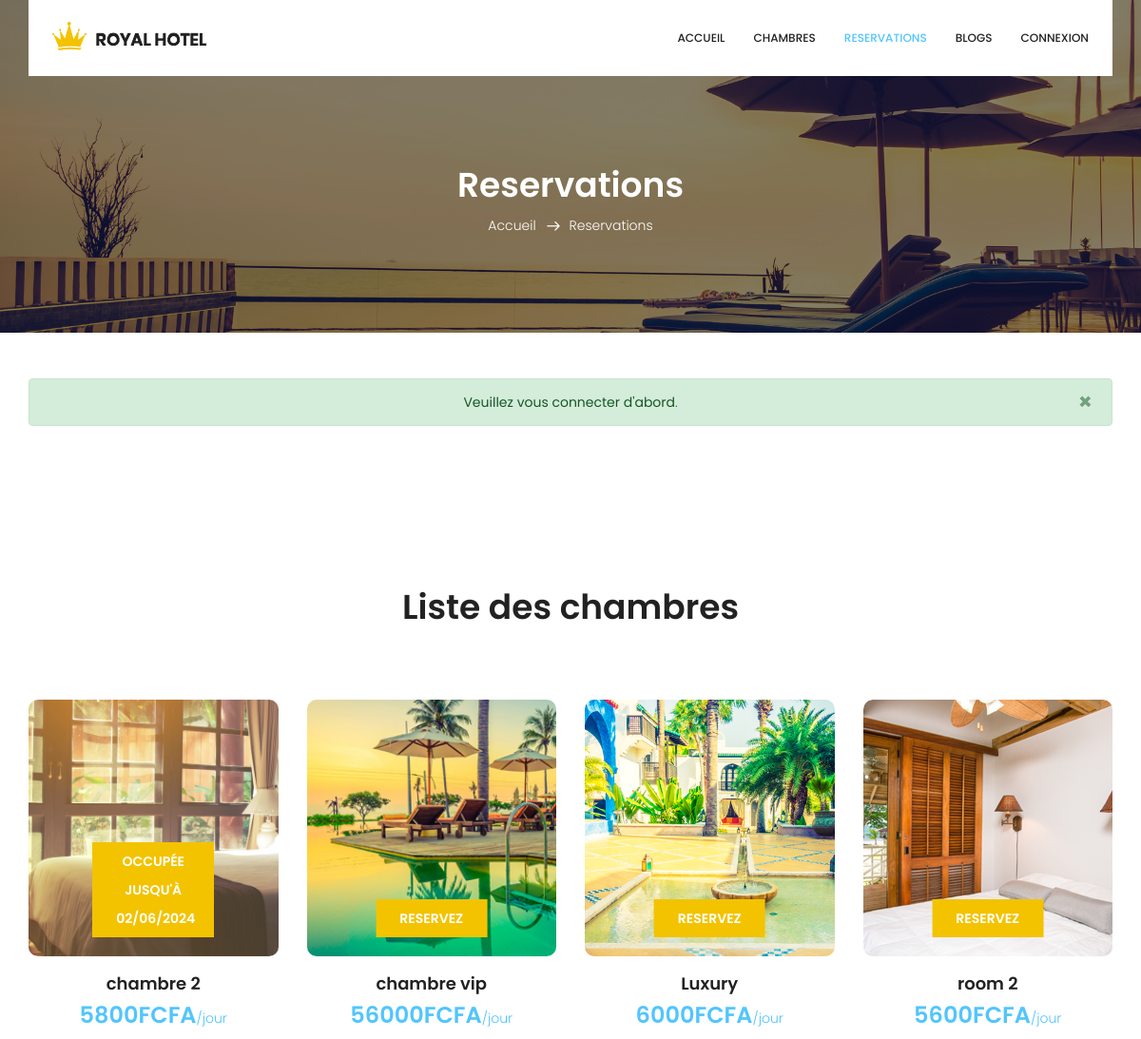
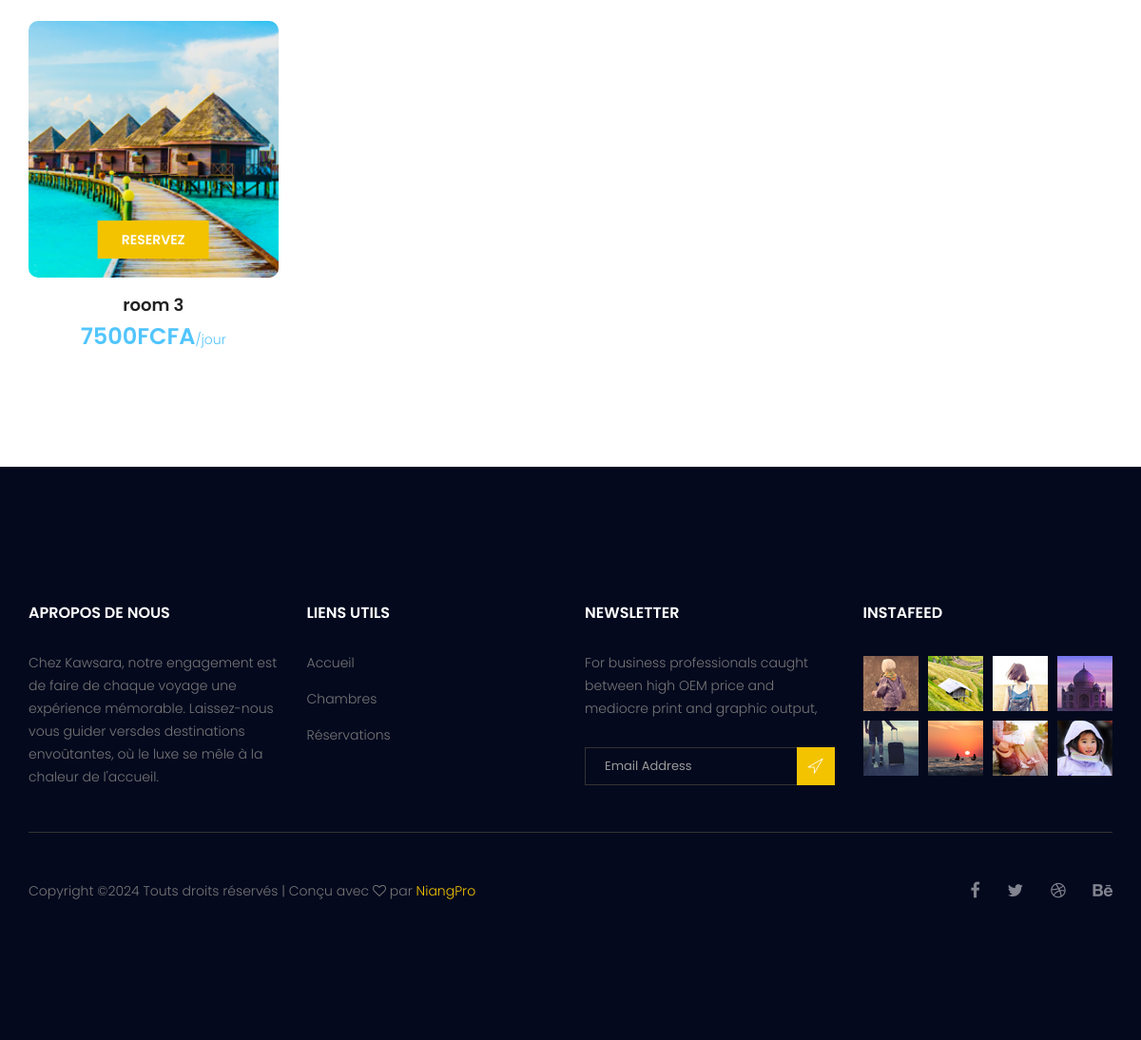
/?page=reservation&id=3, run on the app's committed database (2 pictures, top to bottom).
### tables this page shows
CREATE TABLE `chambres` (
  `id` int(11) NOT NULL,
  `nom` varchar(255) NOT NULL,
  `prix` double NOT NULL,
  `description` text NOT NULL,
  `image` varchar(255) NOT NULL,
  `statut` int(11) NOT NULL DEFAULT 0
);

CREATE TABLE `reservations` (
  `id` int(11) NOT NULL,
  `reference` varchar(255) NOT NULL,
  `date_debut` date NOT NULL,
  `date_fin` date NOT NULL,
  `prix_total` float NOT NULL,
  `client_id` int(11) NOT NULL,
  `chambre_id` int(11) NOT NULL,
  `statut` int(11) NOT NULL
);

### includes/mesFonctions.php (called while the page is built, shortened)
<?php
function estAdmin()
{
    return false;
}
function estEmploye()
{
    return false;
}
function pagination($table, $limite = 10){
    $page = isset($_GET["numero"]) ? $_GET["numero"] : 1;
    $debut = ($page - 1) * $limite;
    $elements = elementsPageActuelle($table, $debut, $limite);
    $totalElements = nombreTotalElements($table);
    $totalPages = ceil($totalElements / $limite);
    return [$elements, $totalPages, $page];
}
function dateFin($id){
    $c = dateChambreReservee($id);
    return $c ? $c->date_fin : null;
}

### controllers/reservationController.php (called while the page is built, shortened)
<?php
$data = pagination("chambres", 8);
$chambresSimilaires = $data[0];
require_once("views/reservation.php");

### models/database.php (called while the page is built, shortened)
<?php
try {
    $db = new PDO("mysql:host=localhost;dbname=kawsara", "root", "");
} catch (PDOException $th) {
    setMessage($th->getMessage(), "danger");
}
function elementsPageActuelle($table, $debut, $limite){
    global $db;
    try {
        $q = $db->prepare("SELECT * FROM $table LIMIT $debut, $limite");
        $q->execute();
        return $q->fetchAll(PDO::FETCH_OBJ);
    } catch (PDOException $th) {
        setMessage($th->getMessage(), "danger");
    }
}
function nombreTotalElements($table){
    global $db;
    try {
        $q = $db->prepare("SELECT COUNT(*) FROM $table");
        $q->execute();
        return $q->fetchColumn();
    } catch (PDOException $th) {
        setMessage($th->getMessage(), "danger");
    }
}
function dateChambreReservee($id){
    global $db;
    try {
        $q = $db->prepare("SELECT date_fin
                        FROM chambres c, reservations r
                        WHERE c.id = r.chambre_id AND c.id = :id
                        ORDER BY r.id DESC");
        $q->execute(["id"=> $id]);
        return $q->fetch(PDO::FETCH_OBJ);
    } catch (PDOException $th) {
        setMessage($th->getMessage(), "danger");
    }
}

### views/reservation.php (the view, shortened to what this page needs)
<section class="breadcrumb_area">
    <div class="overlay bg-parallax" data-stellar-ratio="0.8" data-stellar-vertical-offset="0" data-background=""></div>
    <div class="container">
        <div class="page-cover text-center">
            <h2 class="page-cover-tittle">Reservations</h2>
            <ol class="breadcrumb">
                <li><a href="?page=home">Accueil</a></li>
                <li class="active">Reservations</li>
            </ol>
        </div>
    </div>
</section>
<section class="hotel_booking_area mt-5 mb-5">
    <div class="container">
        <?php require_once("includes/getMessage.php"); ?>
    </div>
</section>
<section class="accomodation_area section_gap">
    <div class="container">
        <div class="section_title text-center">
            <h2 class="title_color">Liste des chambres</h2>
        </div>
        <div class="row mb_30">
            <?php foreach ($chambresSimilaires as $c) : ?>
                <div class="col-lg-3 col-sm-6" id="<?= $c->id ?>">
                    <div class="accomodation_item text-center">
                        <div class="hotel_img">
                            <img src="images/<?= $c->image ?>" height="270" alt="">
                            <?php if ($c->statut == 0) : ?>
                                <a href="?page=reservation&id=<?= $c->id ?>" class="btn theme_btn button_hover">Reservez</a>
                            <?php else : ?>
                                <a href="?page=reservation&id=<?= $c->id ?>" class="btn theme_btn btn-danger button_hover">Occupée <br> jusqu'à <br> <?= date("d/m/Y", strtotime(dateFin($c->id))) ?></a>
                            <?php endif; ?>
                        </div>
                        <a href="?page=detailChambre&id=<?= $c->id ?>">
                            <h4 class="sec_h4"><?= $c->nom ?></h4>
                        </a>
                        <h5><?= $c->prix ?>FCFA<small>/jour</small></h5>
                    </div>
                </div>
            <?php endforeach; ?>
        </div>
    </div>
</section>

### index.php (shortened to what this page needs)
<?php
require_once("includes/mesFonctions.php");
require_once("models/database.php");
if (isset($_GET["page"])) {
    require_once("includes/entete.php");
    switch ($_GET["page"]) {
        case 'reservation':
            require_once("controllers/reservationController.php");
            break;
    }
} elseif (isset($_GET["logout"])) {
    require_once("controllers/logoutController.php");
} else {
    require_once("includes/entete.php");
    require_once("controllers/homeController.php");
}
require_once("includes/pied.php");

### includes/entete.php (shortened to what this page needs)
<!doctype html>
<html lang="en">
<head>
    <link rel="stylesheet" href="assets/css/bootstrap.css">
    <link rel="stylesheet" href="assets/vendors/linericon/style.css">
    <link rel="stylesheet" href="assets/css/font-awesome.min.css">
    <link rel="stylesheet" href="assets/vendors/owl-carousel/owl.carousel.min.css">
    <link rel="stylesheet" href="assets/vendors/bootstrap-datepicker/bootstrap-datetimepicker.min.css">
    <link rel="stylesheet" href="assets/vendors/nice-select/assets/css/nice-select.css">
    <link rel="stylesheet" href="assets/vendors/owl-carousel/owl.carousel.min.css">
    <link rel="stylesheet" href="assets/css/style.css">
    <link rel="stylesheet" href="assets/css/responsive.css">
    <link rel="stylesheet" href="https://cdn.datatables.net/2.0.3/css/dataTables.dataTables.css" />
    <?php if(isset($_GET["page"]) && $_GET["page"] == "reservation"): ?>
        <link rel="stylesheet" href="https://code.jquery.com/ui/1.12.1/themes/base/jquery-ui.css">
    <?php endif; ?>
</head>
<body>
    <header class="header_area">
        <div class="container">
            <nav class="navbar navbar-expand-lg navbar-light">
                <a class="navbar-brand logo_h" href="?page=home"><img src="assets/image/Logo.png" alt=""></a>
                <div class="collapse navbar-collapse offset" id="navbarSupportedContent">
                    <ul class="nav navbar-nav menu_nav ml-auto">
                        <?php if (estAdmin() || estEmploye()) : ?>
                            <li class="nav-item <?= isset($_GET['page']) && $_GET['page'] == 'dashboard' ? 'active' : '' ?>"><a class="nav-link" href="?page=dashboard">Tableau de bord</a></li>
                            <li class="nav-item <?= isset($_GET['page']) && $_GET['page'] == 'chambreAdmin' ? 'active' : '' ?>"><a class="nav-link" href="?page=chambreAdmin">Chambres</a></li>
                            <li class="nav-item <?= isset($_GET['page']) && $_GET['page'] == 'reservationAdmin' ? 'active' : '' ?>"><a class="nav-link" href="?page=reservationAdmin">Reservations</a></li>
                            <li class="nav-item <?= isset($_GET['page']) && $_GET['page'] == 'blogAdmin' ? 'active' : '' ?>"><a class="nav-link" href="?page=blogAdmin">Blogs</a></li>
                            <?php if(estAdmin()): ?>
                            <li class="nav-item <?= isset($_GET['page']) && $_GET['page'] == 'employeAdmin' ? 'active' : '' ?>"><a class="nav-link" href="?page=employeAdmin">Employés</a></li>
                            <?php endif; ?>
                            <li class="nav-item submenu dropdown">
                                <a href="#" class="nav-link dropdown-toggle text-warning" data-toggle="dropdown" role="button" aria-haspopup="true" aria-expanded="false"><?= ucfirst($_SESSION["user"]->prenom) ?></a>
                                <ul class="dropdown-menu">
                                    <li class="nav-item"><a class="nav-link" href="?page=profilEmploye">Mon profil</a></li>
                                    <li class="nav-item"><a class="nav-link" href="?logout">Déconnexion</a></li>
                                </ul>
                            </li>
                        <?php else : ?>
                            <li class="nav-item <?= !isset($_GET['page']) || (isset($_GET['page']) && $_GET['page'] == 'home') ? 'active' : '' ?>"><a class="nav-link" href="?page=home">Accueil</a></li>
                            <li class="nav-item <?= isset($_GET['page']) && $_GET['page'] == 'chambre' ? 'active' : '' ?>"><a class="nav-link" href="?page=chambre">Chambres</a></li>
                            <li class="nav-item <?= isset($_GET['page']) && $_GET['page'] == 'reservation' ? 'active' : '' ?>"><a class="nav-link" href="?page=reservation">Reservations</a></li>
                            <li class="nav-item <?= isset($_GET['page']) && $_GET['page'] == 'blog' ? 'active' : '' ?>"><a class="nav-link" href="?page=blog">Blogs</a></li>
                            <?php if (isset($_SESSION["user"])) : ?>
                                <li class="nav-item  <?= isset($_GET['page']) && $_GET['page'] == 'profil' ? 'active' : '' ?> submenu dropdown">
                                    <a href="#" class="nav-link dropdown-toggle" data-toggle="dropdown" role="button" aria-haspopup="true" aria-expanded="false"><i class="fa fa-user"></i> <?= $_SESSION["user"]->prenom ?></a>
                                    <ul class="dropdown-menu">
                                        <li class="nav-item"><a class="nav-link" href="?page=profil">Mon profil</a></li>
                                        <li class="nav-item"><a class="nav-link" href="?logout">Deconnexion</a></li>
                                    </ul>
                                </li>
                            <?php else : ?>
                                <li class="nav-item <?= isset($_GET['page']) && $_GET['page'] == 'login' ? 'active' : '' ?>"><a class="nav-link" href="?page=login">Connexion</a></li>
                            <?php endif; ?>
                        <?php endif; ?>
                    </ul>
                </div>
            </nav>
        </div>
    </header>

### includes/getMessage.php (shortened to what this page needs)
<?php
if (isset($_SESSION["message"]) && isset($_SESSION["message"]["content"])) {
    echo '
        <div class="container col-md-8 text-center alert alert-' . $_SESSION["message"]["type"] . ' alert-dismissible fade show" role="alert">
        <strong>' . $_SESSION["message"]["content"] . '</strong>.
        <button type="button" class="close" data-dismiss="alert" aria-label="Close">
            <span aria-hidden="true">&times;</span>
        </button>
        </div>
    ';
}

### includes/pied.php (shortened to what this page needs)
<footer class="footer-area section_gap">
    <div class="container">
        <div class="row">
            <div class="col-lg-3  col-md-6 col-sm-6">
                <div class="single-footer-widget">
                    <h6 class="footer_title">Apropos de nous</h6>
                    <p>
                    Chez Kawsara, notre engagement est de faire de chaque voyage une expérience mémorable.
                       Laissez-nous vous guider versdes destinations envoûtantes, où le luxe
                       se mêle à la chaleur de l'accueil.
                   </p>
                </div>
            </div>
            <div class="col-lg-3 col-md-6 col-sm-6">
                <div class="single-footer-widget">
                    <h6 class="footer_title">Liens Utils</h6>
                    <div class="row">
                        <div class="col-4">
                            <ul class="list_style">
                                <li><a href="?page=home">Accueil</a></li>
                                <li><a href="?page=chambre">Chambres</a></li>
                                <li><a href="?page=reservation">Réservations</a></li>
                            </ul>
                        </div>
                    </div>
                </div>
            </div>
            <div class="col-lg-3 col-md-6 col-sm-6">
                <div class="single-footer-widget">
                    <h6 class="footer_title">Newsletter</h6>
                    <p>For business professionals caught between high OEM price and mediocre print and graphic output, </p>
                    <div id="mc_embed_signup">
                        <form target="_blank" action="https://spondonit.us12.list-manage.com/subscribe/post?u=1462626880ade1ac87bd9c93a&amp;id=92a4423d01" method="get" class="subscribe_form relative">
                            <div class="input-group d-flex flex-row">
                                <input name="EMAIL" placeholder="Email Address" onfocus="this.placeholder = ''" onblur="this.placeholder = 'Email Address '" required="" type="email">
                                <button class="btn sub-btn"><span class="lnr lnr-location"></span></button>
                            </div>
                        </form>
                    </div>
                </div>
            </div>
            <div class="col-lg-3 col-md-6 col-sm-6">
                <div class="single-footer-widget instafeed">
                    <h6 class="footer_title">InstaFeed</h6>
                    <ul class="list_style instafeed d-flex flex-wrap">
                        <li><img src="assets/image/instagram/Image-01.jpg" alt=""></li>
                        <li><img src="assets/image/instagram/Image-02.jpg" alt=""></li>
                        <li><img src="assets/image/instagram/Image-03.jpg" alt=""></li>
                        <li><img src="assets/image/instagram/Image-04.jpg" alt=""></li>
                        <li><img src="assets/image/instagram/Image-05.jpg" alt=""></li>
                        <li><img src="assets/image/instagram/Image-06.jpg" alt=""></li>
                        <li><img src="assets/image/instagram/Image-07.jpg" alt=""></li>
                        <li><img src="assets/image/instagram/Image-08.jpg" alt=""></li>
                    </ul>
                </div>
            </div>
        </div>
        <div class="border_line"></div>
        <div class="row footer-bottom d-flex justify-content-between align-items-center">
            <p class="col-lg-8 col-sm-12 footer-text m-0">
                Copyright &copy; Touts droits réservés | Conçu avec <i class="fa fa-heart-o" aria-hidden="true"></i> par <a href="https://github.com/NiangPro" target="_blank">NiangPro</a>
                </p>
            <div class="col-lg-4 col-sm-12 footer-social">
                <a href="#"><i class="fa fa-facebook"></i></a>
                <a href="#"><i class="fa fa-twitter"></i></a>
                <a href="#"><i class="fa fa-dribbble"></i></a>
                <a href="#"><i class="fa fa-behance"></i></a>
            </div>
        </div>
    </div>
</footer>
</body>
</html>

### data on the page
chambres: image (picture), id.date_fin "02/06/2024", nom "chambre 2", prix "5800"
chambres: image (picture), nom "chambre vip", prix "56000"
chambres: image (picture), nom "Luxury", prix "6000"
chambres: image (picture), nom "room 2", prix "5600"
chambres: image (picture), nom "room 3", prix "7500"

### other printed values
$_SESSION["message"]["content"] "Veuillez vous connecter d'abord"
